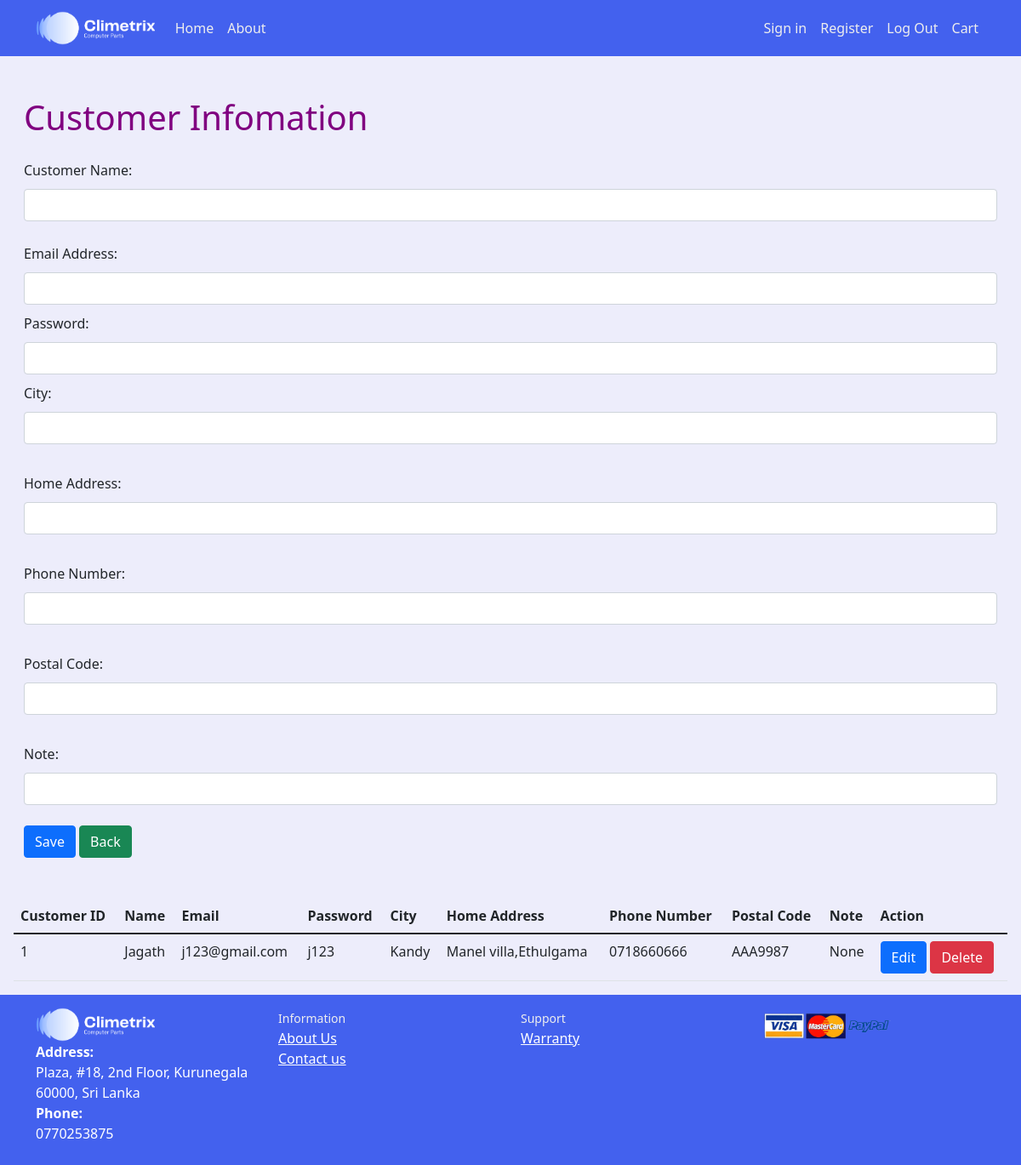
The app's page /index2.php with its own data.
### tables this page shows
CREATE TABLE IF NOT EXISTS `customer` (
  `id` int(11) NOT NULL AUTO_INCREMENT,
  `name` varchar(100) NOT NULL,
  `email` varchar(100) NOT NULL,
  `password` varchar(50) NOT NULL,
  `city` varchar(10) NOT NULL,
  `address` varchar(100) NOT NULL,
  `phone` varchar(10) NOT NULL,
  `postal` varchar(20) NOT NULL,
  `note` varchar(200) NOT NULL,
  PRIMARY KEY (`id`)
);

### process2.php (called while the page is built, shortened)
<?php
$update=false;
$name='';
$email='';
$password='';
$city='';
$address='';
$phone='';
$postal='';
$note='';
?>

### index2.php (the view, shortened to what this page needs)
<!doctype html>
<html lang="en">
  <head>
    <link href="https://cdn.jsdelivr.net/npm/bootstrap@5.1.1/dist/css/bootstrap.min.css" rel="stylesheet">
    <link rel="stylesheet" href="styles.css">
  </head>
  <body>
  <?php include('navBar.php'); ?>
    <?php require_once 'process2.php'; ?>
        <div class="row justify-content-center my-5 mx-3">
      <form action="process2.php" method="POST">
          <h1>Customer Infomation</h1>
        <div class="form-group my-3">
        <label>Customer Name:</label>
        <input type="text" name="name"
        value="<?php echo $name; ?>" class="form-control">
        </div>
        <div class="form-group">
        <label>Email Address:</label>
        <input type="text" name="email"
        value="<?php echo $email; ?>" class="form-control">
        </div>
        <div class="form-group">
        <label>Password:</label>
        <input type="text" name="password"
        value="<?php echo $password; ?>" class="form-control">
        </div>
        <div class="form-group">
        <label>City:</label>
        <input type="text" name="city"
        value="<?php echo $city; ?>" class="form-control"><br>
        </div>
        <div class="form-group">
        <label>Home Address:</label>
        <input type="text" name="address"
        value="<?php echo $address; ?>" class="form-control"><br>
        </div><div class="form-group">
        <label>Phone Number:</label>
        <input type="text" name="phone"
        value="<?php echo $phone; ?>" class="form-control"><br>
        </div><div class="form-group">
        <label>Postal Code:</label>
        <input type="text" name="postal"
        value="<?php echo $postal; ?>" class="form-control"><br>
        </div><div class="form-group">
        <label>Note:</label>
        <input type="text" name="note"
        value="<?php echo $note; ?>" class="form-control"><br>
        </div>
        <div class="form-group">
            <?php
            if($update==true):
            ?>
            <button type="submit" class="btn btn-info" name="update">Update</button>
            <?php else:  ?>
        <button type="submit" name="save" class="btn btn-primary">Save</button>
    <?php endif; ?>
    <button type="button" class="btn btn-success" onclick="document.location='admin_home.php'">Back</button>
    </div>
    </form>
    </div>
    <div class="row justify-content-center mx-3">
    <?php
     $mysqli=new mysqli('localhost','root','','team_10') or die(mysqli_error($mysqli));
     $result=$mysqli->query("SELECT * FROM customer") or die($mysqli->error);
    ?>
        <table class="table">
            <thead>
                <tr>
                    <th>Customer ID</th>
                    <th>Name</th>
                    <th>Email</th>
                    <th>Password</th>
                    <th>City</th>
                    <th>Home Address</th>
                    <th>Phone Number</th>
                    <th>Postal Code</th>
                    <th>Note</th>
                    <th colspan="2">Action</th>
                </tr>
            </thead>
            <?php
            while($row=$result->fetch_assoc()):?>
            <tr>
                <td><?php echo $row['id']?></td>
                <td><?php echo $row['name']?></td>
                <td><?php echo $row['email']?></td>
                <td><?php echo $row['password']?></td>
                <td><?php echo $row['city']?></td>
                <td><?php echo $row['address']?></td>
                <td><?php echo $row['phone']?></td>
                <td><?php echo $row['postal']?></td>
                <td><?php echo $row['note']?></td>
                <td>
                    <a href="index2.php?edit=<?php echo $row['id']?>"
                    class="btn btn-primary" >Edit</a>
                    <a href="process2.php?delete=<?php echo $row['id']?>"
                    class="btn btn-danger" >Delete</a>
                </td>
            </tr>
            <?php endwhile; ?>
        </table>
    </div>
    <?php include('footer.php'); ?>
  </body>
</html>

### styles.css (style rules this page uses)
* { padding: 0; margin: 0; box-sizing: border-box; }
body { background-color: rgba(230, 230, 250, 0.7 ); }
h1 { font-family:'Segoe UI', Tahoma, Geneva, Verdana, sans-serif; color: purple; }
label { margin-bottom: 10px; margin-top: 10px; }

### records on screen
customer: id "1", name "Jagath", email "j123@gmail.com", password "j123", city "Kandy", address "Manel villa,Ethulgama", phone "0718660666", postal "AAA9987", note "None"
